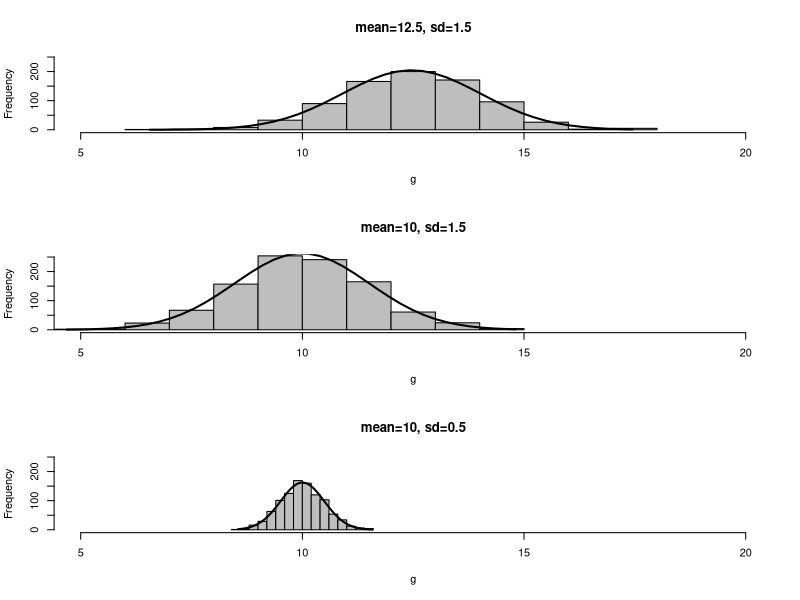

Source code (R):
## ---- chunk 1
data<-rnorm(1000,mean = 12.5,sd=1.5)
head(data)
## ---- chunk 2
g<-rnorm(800,mean = 12.5,sd=1.5)
par(mfrow=c(3,1))
h<-hist(g,main='mean=12.5, sd=1.5',xlim=c(5,20),ylim=c(0,250),col = "gray")
xfit<-seq(min(g),max(g),length=40) 
yfit<-dnorm(xfit,mean=mean(g),sd=sd(g)) 
yfit <- yfit*diff(h$mids[1:2])*length(g) 
lines(xfit, yfit, col="black", lwd=2)
g<-rnorm(1000,mean = 10,sd=1.5)
h<-hist(g,main='mean=10, sd=1.5',xlim=c(5,20),ylim=c(0,250),col = "gray")
xfit<-seq(min(g),max(g),length=40) 
yfit<-dnorm(xfit,mean=mean(g),sd=sd(g)) 
yfit <- yfit*diff(h$mids[1:2])*length(g) 
lines(xfit, yfit, col="black", lwd=2)
g<-rnorm(1000,mean = 10,sd=0.5)
h<-hist(g,main='mean=10, sd=0.5',xlim=c(5,20),ylim=c(0,250),col = "gray")
xfit<-seq(min(g),max(g),length=40) 
yfit<-dnorm(xfit,mean=mean(g),sd=sd(g)) 
yfit <- yfit*diff(h$mids[1:2])*length(g) 
lines(xfit, yfit, col="black", lwd=2)
